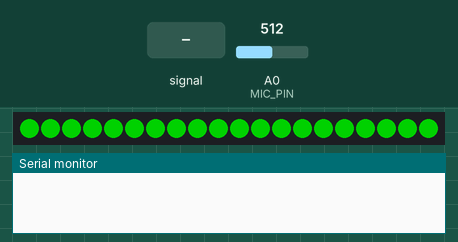
Bench run of a sketch on a simulated Arduino Uno, built with avr-gcc and run on an emulated ATmega328P. Shown: 20 RGB LEDs in strip order, left to right, the last lines printed to the serial monitor. The test bench sets the inputs (shaded band); at power-on: A0 (MIC_PIN) = 512. Dim RGB values are drawn brighter than linear.

Above: at 0.1 s.
2.3 s: A0 (MIC_PIN) fed a 200 Hz sine of ±255 counts around its level
At 2.48 s:
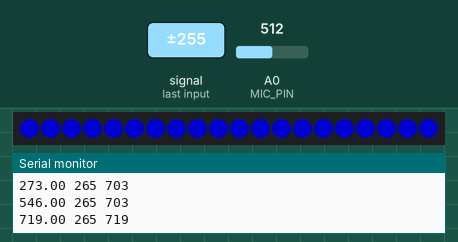
5.3 s: A0 (MIC_PIN) set to 625
8.3 s: A0 (MIC_PIN) fed a 1000 Hz sine of ±255 counts around its level
At 11.04 s:
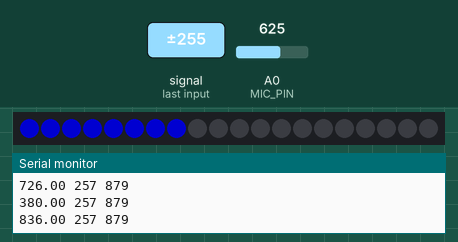
11.3 s: A0 (MIC_PIN) set to 605
12.8 s: A0 (MIC_PIN) set to 630
At 13.3 s:
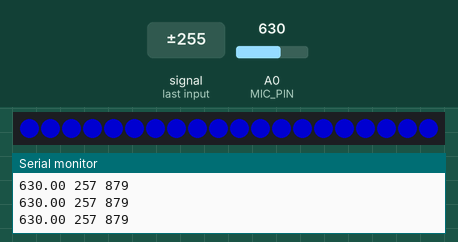
Timing chart, 0 to 15.3 s (numbered marks = the images above; inputs shaded):
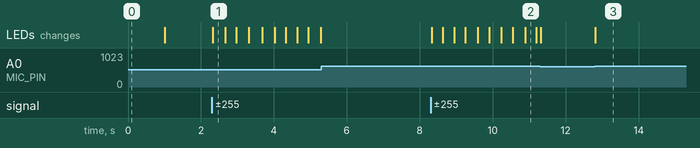

The sketch:

sound_test.ino.ino
```cpp
#include <FastLED.h>

#define NUM_LEDS 20
#define LED_PIN 6
#define MIC_PIN A0

#define MIC_MIN 615.0
#define MIC_MAX 620.0

CRGB leds[NUM_LEDS];

int mic_min = MIC_MAX, mic_max = MIC_MIN;

void setup() {
  Serial.begin(9600);

  FastLED.addLeds<NEOPIXEL, LED_PIN>(leds, NUM_LEDS);
  for (int i = 0; i < NUM_LEDS; i++ ) {
    leds[i] = CRGB(0, 120, 0);
  }

  FastLED.show();
  delay(1000);
}

void loop() {

  int num_to_show;

  float sound_level;

  sound_level = analogRead(MIC_PIN);

  if ( sound_level < mic_min ) {
    mic_min = sound_level;
  } else if ( sound_level > mic_max ) {
    mic_max = sound_level;
  }

  num_to_show = map(sound_level, MIC_MIN, MIC_MAX, 0, NUM_LEDS);
  if (num_to_show > NUM_LEDS ) {
    num_to_show = NUM_LEDS;
  }
  setColor(CRGB(0, 0, 120), num_to_show);
  FastLED.show();


  Serial.print(sound_level);
  Serial.print(" ");
//  Serial.print(num_to_show);
//  Serial.print(" ");
  Serial.print(mic_min);
  Serial.print(" ");
  Serial.print(mic_max);
  Serial.println();

  delay(10);
}

void setColor(CRGB color, int num_leds) {
  int i;
  for(i = 0; i < num_leds; i++) {
    leds[i] = color;
  }
  for(int j = i; j < NUM_LEDS; j++) {
    leds[j] = CRGB(0, 0, 0);
  }
}
```

Measured:
- after the input at 2.3 s, the LEDs: change at once (image 1)
- after the input at 8.3 s, the LEDs: first change at once (image 2 shows a later state)
- after the input at 12.8 s, the LEDs: change at once (image 3)
